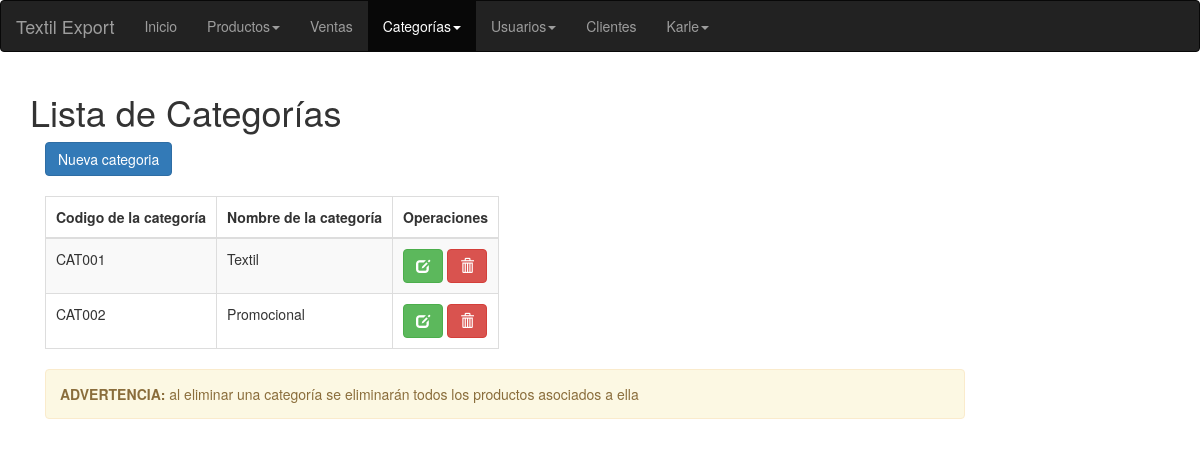
Page /EP210584-Desafío2/Categories (signed in) on the committed database.
### tables this page shows
CREATE TABLE `categories`(
	`id_category` varchar(6) NOT NULL,
    `category_name` varchar(50) NOT NULL,
    PRIMARY KEY (`id_category`)
);

### index.php (called while the page is built, shortened)
<?php
$url = $_SERVER['REQUEST_URI'];
$url = explode('/', $url);
$contr = new $controller;
$method = empty($url[3]) ? "index" : $url[3];
$param = empty($url[4]) ? "" : $url[4];
$contr->$method($param);

### Model/Model.php (called while the page is built, shortened)
<?php
abstract class Model
{
      private $hostname = "localhost";
      private $user = "root";
      private $pass = "123456";
      private $db = "textil_export";
      protected $conn;
      protected function openConnection()
      {
            try {
                  $this->conn = new PDO("mysql:host=$this->hostname;dbname=$this->db;charset=utf8", $this->user, $this->pass);
            } catch (PDOException $e) {
                  echo $e->getMessage();
            }
      }
      protected function closeConnection()
      {
            $this->conn = null;
      }
      protected function getQuery($query, $params = array())
      {
            try {
                  $st = $this->conn->prepare($query);
                  $st->execute($params);
                  $rows = $st->fetchAll();
                  return $rows;
            } catch (Exception $e) {
                  $this->closeConnection();
                  return null;
            }
      }
}

### Model/CategoriesModel.php (called while the page is built, shortened)
<?php
require_once 'Model.php';
class CategoriesModel extends Model
{
      public function get($id = '')
      {
            if ($id == '') {
                  $query = "SELECT * FROM categories";
                  return $this->getQuery($query);
            } else {
                  $query = "SELECT * FROM categories WHERE id_category=:id_category";
                  return $this->getQuery($query, ['id_category' => $id])[0];
            }
      }
}

### View/Categories/index.php (the view, shortened to what this page needs)
<?php
require_once('./View/printHead.php');
require_once('./View/navigation.php');
?>
<body>
      <div class="container">
            <header>
                  <h1>Lista de Categorías</h1>
            </header>
            <main class="col-md-10">
                  <?php
                  if ($userType == 'admin') :
                  ?>
                        <a type="button" class="btn btn-primary btn-md" href="<?= PATH ?>/Categories/create"> Nueva categoria</a>
                        <br><br>
                  <?php endif; ?>
                  <table class="table table-striped table-bordered table-hover" id="tabla">
                        <thead>
                              <tr>
                                    <th>Codigo de la categoría</th>
                                    <th>Nombre de la categoría</th>
                                    <?php
                                    if ($userType == 'admin') :
                                    ?>
                                          <th>Operaciones</th>
                                    <?php endif; ?>
                              </tr>
                        </thead>
                        <tbody>
                              <?php
                              foreach ($categories as $category) {
                              ?>
                                    <tr>
                                          <td><?= $category['id_category'] ?></td>
                                          <td><?= $category['category_name'] ?></td>
                                          <?php
                                          if ($userType == 'admin') :
                                          ?>
                                                <td>
                                                      <a class="btn btn-success" href="<?= PATH . '/Categories/edit/' . $category['id_category'] ?>"><span class="glyphicon glyphicon-edit"></a>
                                                      <a title="Eliminar" class="btn btn-danger btn-circle" href="<?= PATH . '/Categories/remove/' . $category['id_category'] ?>"><span class="glyphicon glyphicon-trash"></span></a>
                                                </td>
                                          <?php endif; ?>
                                    </tr>
                              <?php
                              }
                              ?>
                        </tbody>
                  </table>
                  <?php
                  if ($userType == 'admin') :
                  ?>
                        <div class="alert alert-warning"><strong>ADVERTENCIA: </strong>al eliminar una categoría se eliminarán todos los productos asociados a ella</div>
                  <?php endif; ?>
            </main>
      </div>
</body>
</html>

### View/assets/css/styles.css (style rules this page uses)
.alert { padding: 1em; }
.table { width: max-content; max-width: max-content; }
td, th { padding: 10px !important; }

### rows in the picture
categories: id_category "CAT001", category_name "Textil"
categories: id_category "CAT002", category_name "Promocional"

### other values in the picture
$_SESSION['user'] "Karle"
